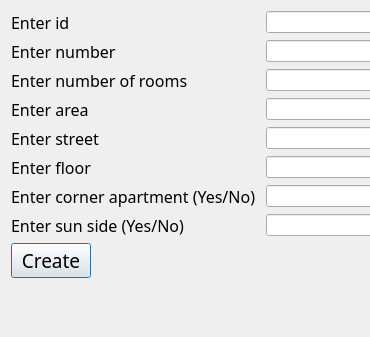
<?xml version="1.0" encoding="UTF-8"?>
<ui version="4.0">
 <class>CreateApartment</class>
 <widget class="QDialog" name="CreateApartment">
  <property name="geometry">
   <rect>
    <x>0</x>
    <y>0</y>
    <width>370</width>
    <height>337</height>
   </rect>
  </property>
  <property name="windowTitle">
   <string>Dialog</string>
  </property>
  <property name="modal">
   <bool>false</bool>
  </property>
  <layout class="QFormLayout" name="formLayout_2">
   <item row="0" column="0">
    <layout class="QFormLayout" name="formLayout">
     <item row="0" column="0">
      <widget class="QLabel" name="IdL">
       <property name="font">
        <font>
         <family>Goudy Old Style</family>
         <pointsize>12</pointsize>
        </font>
       </property>
       <property name="text">
        <string>Enter id</string>
       </property>
      </widget>
     </item>
     <item row="0" column="1">
      <widget class="QLineEdit" name="IdLE"/>
     </item>
     <item row="1" column="0">
      <widget class="QLabel" name="NumberL">
       <property name="font">
        <font>
         <family>Goudy Old Style</family>
         <pointsize>12</pointsize>
        </font>
       </property>
       <property name="text">
        <string>Enter number</string>
       </property>
      </widget>
     </item>
     <item row="1" column="1">
      <widget class="QLineEdit" name="NumberLE"/>
     </item>
     <item row="2" column="0">
      <widget class="QLabel" name="NumOofRoomL">
       <property name="font">
        <font>
         <family>Goudy Old Style</family>
         <pointsize>12</pointsize>
        </font>
       </property>
       <property name="text">
        <string>Enter number of rooms</string>
       </property>
      </widget>
     </item>
     <item row="2" column="1">
      <widget class="QLineEdit" name="NumOfRoomLE"/>
     </item>
     <item row="3" column="0">
      <widget class="QLabel" name="AreaL">
       <property name="font">
        <font>
         <family>Goudy Old Style</family>
         <pointsize>12</pointsize>
        </font>
       </property>
       <property name="text">
        <string>Enter area</string>
       </property>
      </widget>
     </item>
     <item row="3" column="1">
      <widget class="QLineEdit" name="AreaLE"/>
     </item>
     <item row="4" column="0">
      <widget class="QLabel" name="StreetL">
       <property name="font">
        <font>
         <family>Goudy Old Style</family>
         <pointsize>12</pointsize>
        </font>
       </property>
       <property name="text">
        <string>Enter street</string>
       </property>
      </widget>
     </item>
     <item row="4" column="1">
      <widget class="QLineEdit" name="StreetLE"/>
     </item>
     <item row="5" column="0">
      <widget class="QLabel" name="FloorL">
       <property name="font">
        <font>
         <family>Goudy Old Style</family>
         <pointsize>12</pointsize>
        </font>
       </property>
       <property name="text">
        <string>Enter floor</string>
       </property>
      </widget>
     </item>
     <item row="5" column="1">
      <widget class="QLineEdit" name="FloorLE"/>
     </item>
     <item row="6" column="0">
      <widget class="QLabel" name="CornerL">
       <property name="font">
        <font>
         <family>Goudy Old Style</family>
         <pointsize>12</pointsize>
        </font>
       </property>
       <property name="text">
        <string>Enter corner apartment (Yes/No) </string>
       </property>
      </widget>
     </item>
     <item row="6" column="1">
      <widget class="QLineEdit" name="CornerLE"/>
     </item>
     <item row="7" column="0">
      <widget class="QLabel" name="SunL">
       <property name="font">
        <font>
         <family>Goudy Old Style</family>
         <pointsize>12</pointsize>
        </font>
       </property>
       <property name="text">
        <string>Enter sun side (Yes/No)</string>
       </property>
      </widget>
     </item>
     <item row="7" column="1">
      <widget class="QLineEdit" name="SunLE"/>
     </item>
    </layout>
   </item>
   <item row="1" column="0">
    <widget class="QPushButton" name="pushButton">
     <property name="font">
      <font>
       <family>High Tower Text</family>
       <pointsize>14</pointsize>
      </font>
     </property>
     <property name="text">
      <string>Create</string>
     </property>
    </widget>
   </item>
  </layout>
 </widget>
 <resources/>
 <connections/>
</ui>
